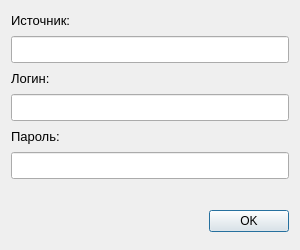
<?xml version="1.0" encoding="UTF-8"?>
<ui version="4.0">
 <class>Dialog</class>
 <widget class="QDialog" name="Dialog">
  <property name="geometry">
   <rect>
    <x>0</x>
    <y>0</y>
    <width>300</width>
    <height>250</height>
   </rect>
  </property>
  <property name="windowTitle">
   <string/>
  </property>
  <layout class="QVBoxLayout" name="verticalLayout">
   <item>
    <widget class="QLabel" name="label">
     <property name="sizePolicy">
      <sizepolicy hsizetype="Fixed" vsizetype="Fixed">
       <horstretch>0</horstretch>
       <verstretch>0</verstretch>
      </sizepolicy>
     </property>
     <property name="font">
      <font>
       <family>Segoe UI</family>
       <pointsize>10</pointsize>
      </font>
     </property>
     <property name="text">
      <string>Источник:</string>
     </property>
    </widget>
   </item>
   <item>
    <widget class="QLineEdit" name="sourceEdit">
     <property name="font">
      <font>
       <family>Segoe UI</family>
       <pointsize>12</pointsize>
      </font>
     </property>
    </widget>
   </item>
   <item>
    <widget class="QLabel" name="label_2">
     <property name="sizePolicy">
      <sizepolicy hsizetype="Fixed" vsizetype="Fixed">
       <horstretch>0</horstretch>
       <verstretch>0</verstretch>
      </sizepolicy>
     </property>
     <property name="font">
      <font>
       <family>Segoe UI</family>
       <pointsize>10</pointsize>
      </font>
     </property>
     <property name="text">
      <string>Логин:</string>
     </property>
    </widget>
   </item>
   <item>
    <widget class="QLineEdit" name="loginEdit">
     <property name="font">
      <font>
       <family>Segoe UI</family>
       <pointsize>12</pointsize>
      </font>
     </property>
    </widget>
   </item>
   <item>
    <widget class="QLabel" name="label_3">
     <property name="sizePolicy">
      <sizepolicy hsizetype="Fixed" vsizetype="Fixed">
       <horstretch>0</horstretch>
       <verstretch>0</verstretch>
      </sizepolicy>
     </property>
     <property name="font">
      <font>
       <family>Segoe UI</family>
       <pointsize>10</pointsize>
      </font>
     </property>
     <property name="text">
      <string>Пароль:</string>
     </property>
    </widget>
   </item>
   <item>
    <widget class="QLineEdit" name="passwordEdit">
     <property name="font">
      <font>
       <family>Segoe UI</family>
       <pointsize>12</pointsize>
      </font>
     </property>
     <property name="echoMode">
      <enum>QLineEdit::Password</enum>
     </property>
    </widget>
   </item>
   <item>
    <widget class="QLabel" name="errorLabel">
     <property name="sizePolicy">
      <sizepolicy hsizetype="Fixed" vsizetype="Fixed">
       <horstretch>0</horstretch>
       <verstretch>0</verstretch>
      </sizepolicy>
     </property>
     <property name="font">
      <font>
       <family>Segoe UI</family>
       <pointsize>10</pointsize>
      </font>
     </property>
     <property name="styleSheet">
      <string notr="true">color: red
</string>
     </property>
     <property name="text">
      <string/>
     </property>
    </widget>
   </item>
   <item alignment="Qt::AlignRight">
    <widget class="QPushButton" name="okBtn">
     <property name="sizePolicy">
      <sizepolicy hsizetype="Fixed" vsizetype="Fixed">
       <horstretch>0</horstretch>
       <verstretch>0</verstretch>
      </sizepolicy>
     </property>
     <property name="text">
      <string>OK</string>
     </property>
    </widget>
   </item>
  </layout>
 </widget>
 <resources/>
 <connections/>
</ui>
